Frame 1 (no input): blank canvas, image omitted
Frame 60 (the mouse pressed at the canvas centre just before this capture): blank canvas, image omitted
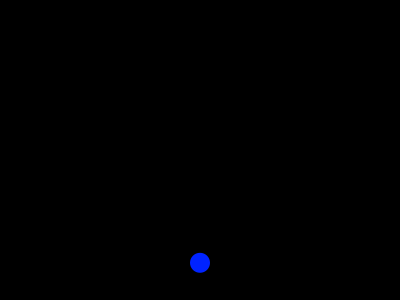
Frame 120 (the mouse held since frame 60 and released just before this capture)

The Processing sketch whose frames 1 and 60 were blank and that drew this single picture after the mouse press (run headless with seeded random() and noise(); from frame 60 on, the mouse is pressed at the canvas centre):

// Processing sketch: sketch_10_2
// ── sketch_10_2.pde
int N = 20;

int nextI = 0;
int cnt = 0;
float speed = 0.1f;
int[] ball_color = new int[N];
float[] x = new float[N];
float[] y = new float[N];
float[] vy = new float[N];
boolean start = false;

void setup() {
  size(400, 300);
  colorMode(HSB);
  noStroke();
}

void draw() {
  background(0);
  if(start){
    display();
    for(int i = 0; i < cnt; i++){
      if(y[i] + 10 > height){
        vy[i] = -vy[i];
      }else{
        vy[i] += speed;
      }
      y[i] += vy[i];
    }
  }
}

void display(){
  for(int i = 0; i < cnt; i++){
    fill(ball_color[i], 255, 255);
    ellipse(x[i], y[i], 20, 20);
  }
}

void mousePressed(){
  start = true;
  x[nextI] = mouseX;
  y[nextI] = mouseY;
  vy[nextI] = 0;
  ball_color[nextI] = int(random(0, 255));
  nextI++;
  if(cnt < N)cnt++;
  if(nextI == N){
    nextI = 0;
  }
}
